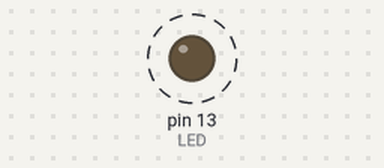
This program was run on a simulated Teensy 4. Shown: output pins drawn as LEDs (lit = HIGH). Dashed ring = blinking. What the program prints to the serial monitor is not drawn.

Above: at 0.3 s.
Timing chart, 0 to 3.0 s (numbered marks = the images above):
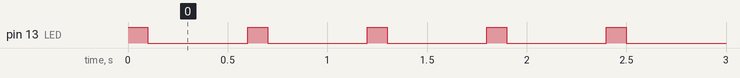

The program:

main.cpp
```cpp
#include <Arduino.h>

#define LED 13

void setup() {
  pinMode(LED, OUTPUT);
  Serial.begin(500000);
}

void loop() {
  digitalWrite(LED, HIGH);
  Serial.println("Blink!");
  delay(100);
  digitalWrite(LED, LOW);
  delay(500);
}
```

Measured:
- by itself, pin 13 (LED): alternates HIGH for 0.10 s and LOW for 0.50 s
